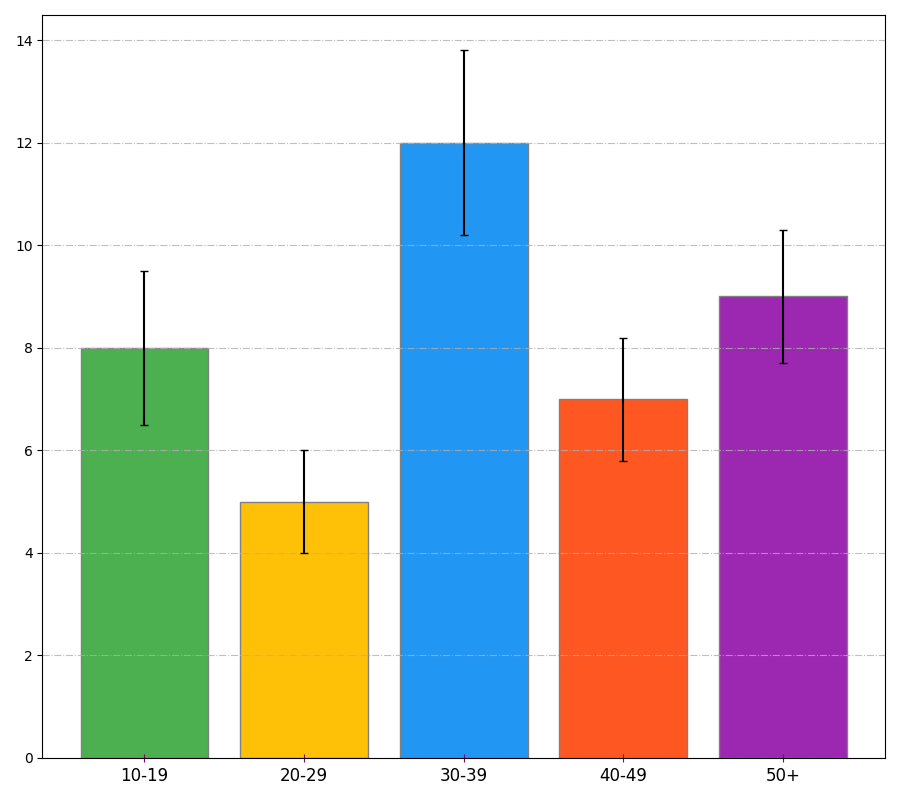

Here is the Python script that generated this plot:
import matplotlib.pyplot as plt

age_groups = ['10-19', '20-29', '30-39', '40-49', '50+']
books_read = [8, 5, 12, 7, 9]
variability = [1.5, 1, 1.8, 1.2, 1.3]

bar_colors = ['#4CAF50', '#FFC107', '#2196F3', '#FF5722', '#9C27B0']

fig, ax1 = plt.subplots(figsize=(9, 8))

# Vertical bar chart
ax1.bar(age_groups, books_read, color=bar_colors, edgecolor='grey',
        yerr=variability, capsize=3)
ax1.tick_params(axis='x', labelsize=12, length=6, color='purple', direction='inout')
ax1.yaxis.grid(True, linestyle='-.', alpha=0.8)

plt.tight_layout()

plt.show()
